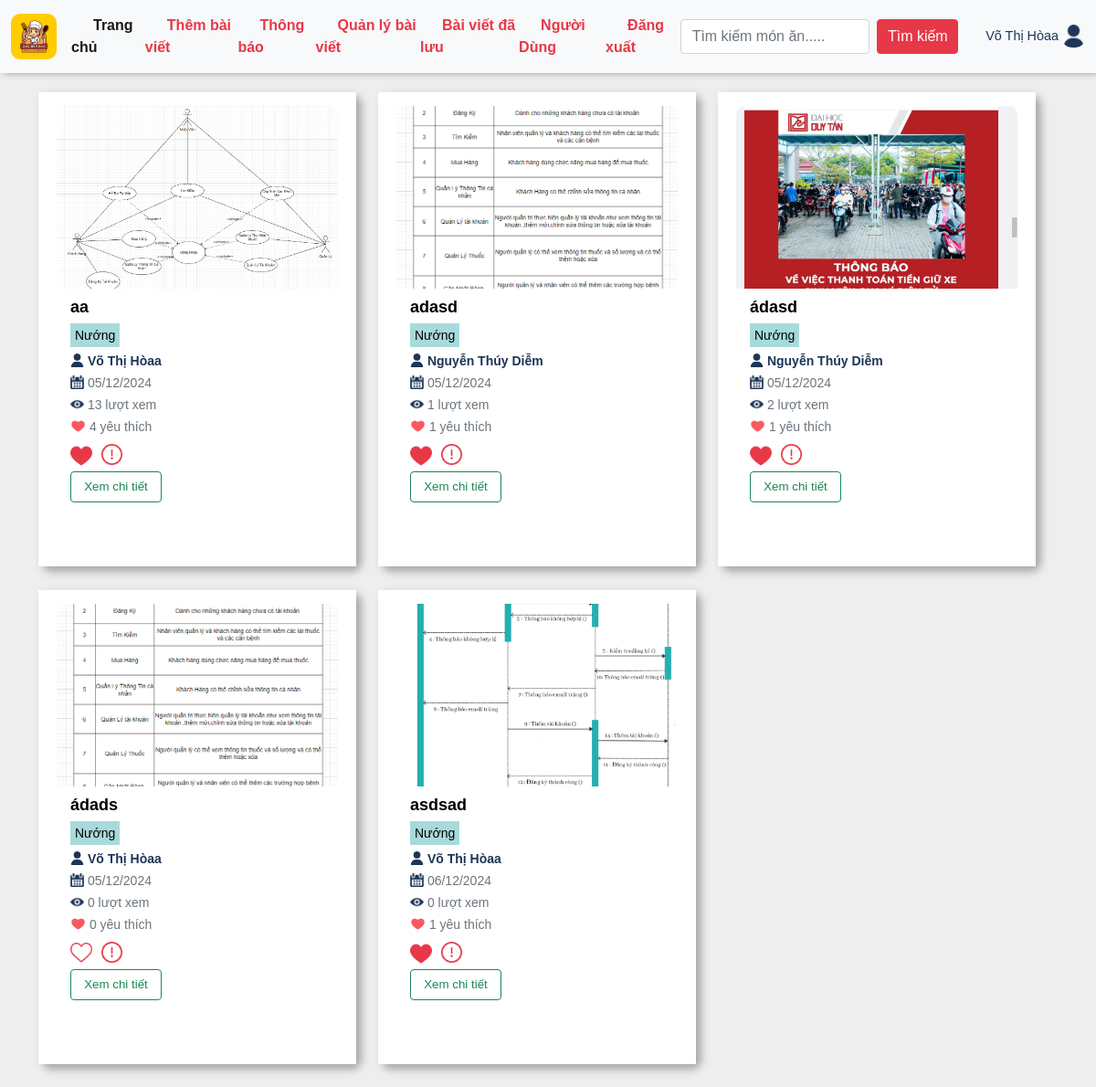
The page /recipes/grill/ (signed in) on the database as committed earlier.
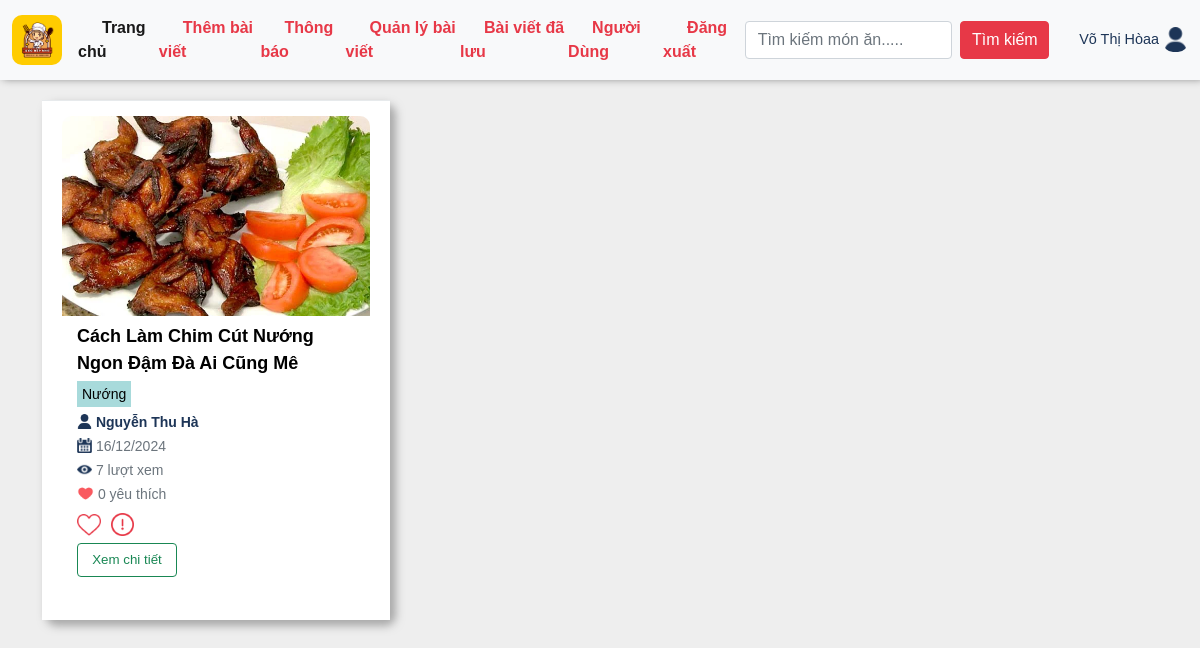
The same page on the database as committed later.
### appfood/models.py (models this page shows, shortened)
class Recipe(models.Model):
    title = models.CharField(max_length=100,null=True)
    author = models.ForeignKey('auth.User', on_delete=models.CASCADE)
    introduce = models.CharField(max_length=100,null=True)
    description = models.CharField(max_length=200,null=True)
    created_at = models.DateTimeField(auto_now_add=True)
    views = models.IntegerField(default=0)
    liked_tym = models.ManyToManyField(User, related_name='liked_recipes', blank=True)
    classify = models.ManyToManyField(Classify, related_name='recipes', blank=True)
    reported = models.BooleanField(default=False)
    def total_likes(self):
        return self.liked_tym.count()

class RecipeImage(models.Model):
    recipe = models.ForeignKey(Recipe, related_name='images', on_delete=models.CASCADE)
    image = models.ImageField(upload_to='images/')
    uploaded_at = models.DateTimeField(auto_now_add=True)

class Classify(models.Model):
    name = models.CharField(max_length=100)

class UserProfile(models.Model):
    GENDER_CHOICES = [
        ('T', 'Trai'),
        ('G', 'Gái'),
        ('B', 'Chưa Xác Định'),
    ]
    user = models.OneToOneField(User, on_delete=models.CASCADE)
    birth_date = models.DateField(null=True, blank=True)
    gender = models.CharField(max_length=1, choices=GENDER_CHOICES, null=True, blank=True)
    profile_image = models.ImageField(upload_to='images/', null=True, blank=True)

### appfood/views.py (the view)
# urls.py: path('recipes/grill/', views.grill, name='grill'),  # Nướng
@login_required
def grill(request):
    grill_class = Classify.objects.get(name='Nướng')
    grill_recipes = Recipe.objects.filter(classify=grill_class).select_related('author', 'author__userprofile')
    user_profile, created = UserProfile.objects.get_or_create(user=request.user)
    return render(request, 'food/grill.html', {'recipes': grill_recipes})

### appfood/templates/food/grill.html (shortened to what the changed rows need)
{% extends "appfood/base.html" %}
{%load static%}
{%block vegetarian%}
<link href="https://maxcdn.bootstrapcdn.com/font-awesome/4.3.0/css/font-awesome.min.css" rel="stylesheet">
<main>
    <div class="container">
        <div class="row">
            <div class="row d-flex flex-wrap">
                {% for recipe in recipes %}
            <div class="col-md-4" style="margin-bottom: 25px;">
                            <div class="card">
                                <div class="ibox-content product-box" style="height: 520px;">
                                    {% if recipe.images.first %}
                                    <div class="product" style="height: 170px;">
                                        <img style="height:200px;width: 100%;border-radius: 10px 10px 0px 0px;object-fit:cover;" src="{{ recipe.images.first.image.url }}" alt="">
                                    </div>
                                    {% endif %}
                                    <div class="product-desc" style="padding: 15px;margin-top: 20px;">
                                        <a href="{% url 'detail' recipe.id %}" class="product-name">{{ recipe.title }}</a>
                                            <div style="    margin-bottom: -20px;">
                                                {% for category in recipe.classify.all %}
                                                     <small class="text-muted" style="background: var(--green);color: black !important;padding: 5px;">{{ category.name }}</small>
                                                {% endfor %}
                                            </div>
                                            <br>
                                            <small class="text-muted">
                                                <img style="width:15px;height:15px; margin-bottom:4px; " src="{% static 'img/user.png' %}" alt="">
                                                <b style="color:var(--blue);">
                                                    {% if recipe.author.userprofile %}
                                                     {{ recipe.author.userprofile.user.last_name }} {{ recipe.author.userprofile.user.first_name }}
                                                {% else %}
                                                    {{ recipe.author.username }}
                                                {% endif %}
                                                </b>
                                            </small>
                                            <br>
                                            <small class="text-muted"><img style="width:15px;height:15px; margin-bottom:4px;" src="{% static 'img/calendar.png' %}" alt=""> {{recipe.images.first.uploaded_at|date:"d/m/Y"}}</small>
                                            <br>
                                            <small class="text-muted"><img style="width:15px;height:15px; margin-bottom:4px;" src="{% static 'img/eye.png' %}" alt=""> {{ recipe.views }} lượt xem</small>
                                            <br>
                                            <small class="text-muted"><img style="width:17px;height:17px; margin-bottom:4px;" src="{% static 'img/heart.png' %}" alt=""> {{ recipe.total_likes }} yêu thích</small>
                                            <div class="m-t text-right block-button" style="padding-top: 30px;padding-left: 1%;">
                                                <form method="post" action="{% url 'like_recipe' recipe.id %}">
                                                    <button type="submit" class="btn {% if user in recipe.liked_tym.all %}btn-danger{% else %}btn-primary{% endif %}" style="padding-top: 7px;border: none;background:none;">
                                                        {% if user in recipe.liked_tym.all %}<img style="width:24px;" src="{% static 'img/heartttt.png' %}" alt="">{% else %}<img style="width:24px;" src="{% static 'img/like.png' %}" alt="">{% endif %}
                                                    </button>
                                                </form>
                                                <form method="post" action="{% url 'report_food' recipe.id %}">
                                                    <button type="submit" class="btn btn-outline-danger" style="padding-top: 7px;border: none">
                                                        <img style="width:23px; margin-bottom: 2px;" src="{% static 'img/report.png' %}" alt="">
                                                    </button>
                                                </form>
                                            </div>
                                            <div class="d-flex flex-column"><a href="{% url 'detail' recipe.id %}" class="btn btn-outline-success" style="font-size: 10pt;width:100px;margin-top:5px;">Xem chi tiết</a></div>
                                    </div>
                                </div>
                            </div>
                        </div>
        {% endfor %}
    </div>
            </div>
        </div>
</main>
{% endblock vegetarian%}

Rows that differ between the two databases and show on the page:
removed Recipe: images.first.image (picture), title "aa", author.userprofile.user.last_name "Võ Thị", author.userprofile.user.first_name "Hòaa", images.first.uploaded_at "05/12/2024", views "13", total_likes "4", Classify (name "Nướng")
removed Recipe: images.first.image (picture), title "adasd", author.userprofile.user.last_name "Nguyễn Thúy", author.userprofile.user.first_name "Diễm", images.first.uploaded_at "05/12/2024", views "1", total_likes "1", Classify (name "Nướng")
removed Recipe: images.first.image (picture), title "ádasd", author.userprofile.user.last_name "Nguyễn Thúy", author.userprofile.user.first_name "Diễm", images.first.uploaded_at "05/12/2024", views "2", total_likes "1", Classify (name "Nướng")
removed Recipe: images.first.image (picture), title "ádads", author.userprofile.user.last_name "Võ Thị", author.userprofile.user.first_name "Hòaa", images.first.uploaded_at "05/12/2024", views "0", total_likes "0", Classify (name "Nướng")
removed Recipe: images.first.image (picture), title "asdsad", author.userprofile.user.last_name "Võ Thị", author.userprofile.user.first_name "Hòaa", images.first.uploaded_at "06/12/2024", views "0", total_likes "1", Classify (name "Nướng")
added Recipe: images.first.image (picture), title "Cách Làm Chim Cút Nướng Ngon Đậm Đà Ai Cũng Mê", author.userprofile.user.last_name "Nguyễn", author.userprofile.user.first_name "Thu Hà", images.first.uploaded_at "16/12/2024", views "7", total_likes "0", Classify (name "Nướng")
